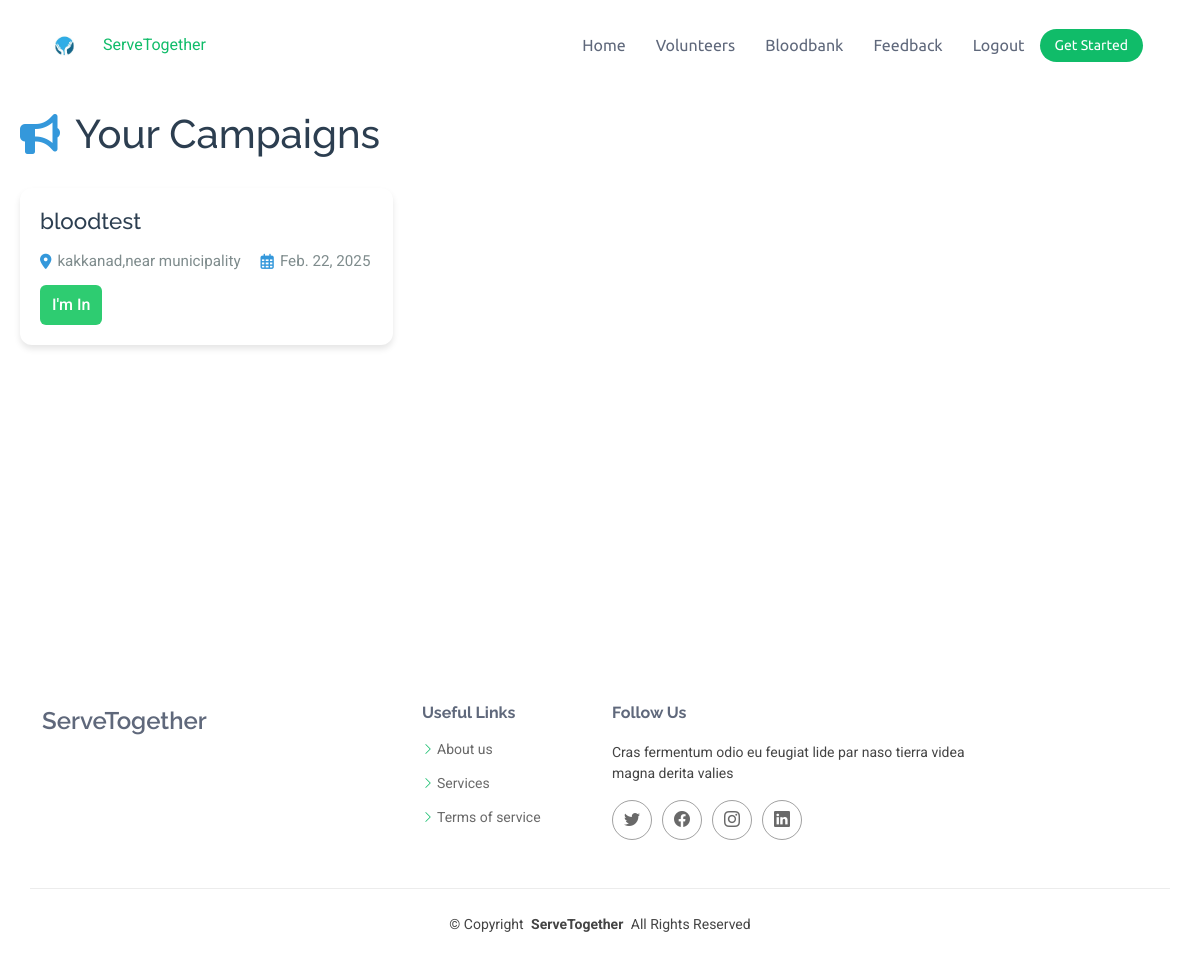
The page /campaigns/ (signed in) on the database its author committed.
### core/models.py (models this page shows, shortened)
class Campaign(models.Model):
    name = models.CharField(max_length=100)
    place = models.CharField(max_length=100)
    date = models.DateField()
    description = models.TextField()
    volunteers = models.ManyToManyField(User, related_name='joined_campaigns', blank=True)

### core/views.py (the view)
# urls.py: path('campaigns/', views.campaign_list, name='campaign_list'),
def campaign_list(request):
    campaigns = Campaign.objects.all()
    return render(request, 'campaign_list.html', {'campaigns': campaigns})

### core/templates/campaign_list.html (shortened to what this page needs)
{% extends 'base.html' %}
{% block content %}
<html lang="en">
<head>
    <link rel="stylesheet" href="https://cdnjs.cloudflare.com/ajax/libs/font-awesome/6.0.0/css/all.min.css">
</head>
<body>
    <div class="campaign-container">
        <header class="campaign-header">
            <h1 class="title">
                <i class="fas fa-bullhorn"></i>
                Your Campaigns
            </h1>
        </header>
        <div class="campaign-list">
            {% for campaign in campaigns %}
            <div class="campaign-card">
                <div class="campaign-info">
                    <h2 class="campaign-name">{{ campaign.name }}</h2>
                    <div class="campaign-details">
                        <span class="location">
                            <i class="fas fa-map-marker-alt"></i>
                            {{ campaign.place }}
                        </span>
                        <span class="date">
                            <i class="far fa-calendar-alt"></i>
                            {{ campaign.date }}
                        </span>
                    </div>
                    {% if user.is_authenticated %}
                        {% if user not in campaign.volunteers.all %}
                            <form action="{% url 'join_campaign' campaign.id %}" method="POST" style="display:inline;">
                                <button type="submit" class="volunteer-btn">I'm In</button>
                            </form>
                        {% else %}
                            <span style="color: #27ae60;">You've joined this campaign!</span>
                        {% endif %}
                    {% endif %}
                </div>
            </div>
            {% empty %}
            <div class="empty-state">
                <i class="fas fa-folder-open empty-icon"></i>
                <p>No campaigns found.</p>
                <p class="empty-subtitle">Create your first campaign to get started!</p>
            </div>
            {% endfor %}
        </div>
    </div>
</body>
</html>
<br><br><br><br><br><br><br><br><br><br><br><br>
{% endblock %}

### static/assets/css/main.css (style rules this page uses)
:root { --default-font: "Roboto", system-ui, -apple-system, "Segoe UI", Roboto, "Helvetica Neue", Arial, "Noto Sans", "Liberation Sans", sans-serif, "Apple Color Emoji", "Segoe UI Emoji", "Segoe UI Symbol", "Noto Color Emoji"; --heading-font: "Raleway", sans-serif; --nav-font: "Ubuntu", sans-serif; }
:root { --background-color: #ffffff; --default-color: #444444; --heading-color: #5f687b; --accent-color: #10bc69; --surface-color: #ffffff; --contrast-color: #ffffff; }
:root { --nav-color: #5f687b; --nav-hover-color: #10bc69; --nav-mobile-background-color: #ffffff; --nav-dropdown-background-color: #ffffff; --nav-dropdown-color: #5f687b; --nav-dropdown-hover-color: #10bc69; }
:root { scroll-behavior: smooth; }
body { color: var(--default-color); background-color: var(--background-color); font-family: var(--default-font); }
h1, h2, h3, h4, h5, h6 { color: var(--heading-color); font-family: var(--heading-font); }

### core/templates/campaign_list.html (style rules this page uses)
.campaign-container { max-width: 1200px; margin: 0 auto; padding: 20px; }
.campaign-header { display: flex; justify-content: space-between; align-items: center; margin-bottom: 30px; }
.title { font-size: 2.5rem; color: #2c3e50; margin: 0; display: flex; align-items: center; gap: 15px; }
.title i { color: #3498db; }
.campaign-list { display: grid; grid-template-columns: repeat(auto-fill, minmax(300px, 1fr)); gap: 20px; }
.campaign-card { background: white; border-radius: 12px; padding: 20px; box-shadow: 0 4px 6px rgba(0, 0, 0, 0.1); transition: all 0.3s ease; }
.campaign-name { font-size: 1.4rem; margin: 0 0 15px 0; color: #2c3e50; }
.campaign-details { display: flex; gap: 20px; color: #7f8c8d; font-size: 0.95rem; }
.campaign-details span { display: flex; align-items: center; gap: 6px; }
.campaign-details i { color: #3498db; }
.volunteer-btn { background-color: #2ecc71; color: white; padding: 8px 12px; border: none; border-radius: 6px; cursor: pointer; font-weight: 500; transition: background 0.3s; margin-top: 12px; }

### rows shown on the page
Campaign: name "bloodtest", place "kakkanad,near municipality", date "Feb. 22, 2025", shows "I'm In"
